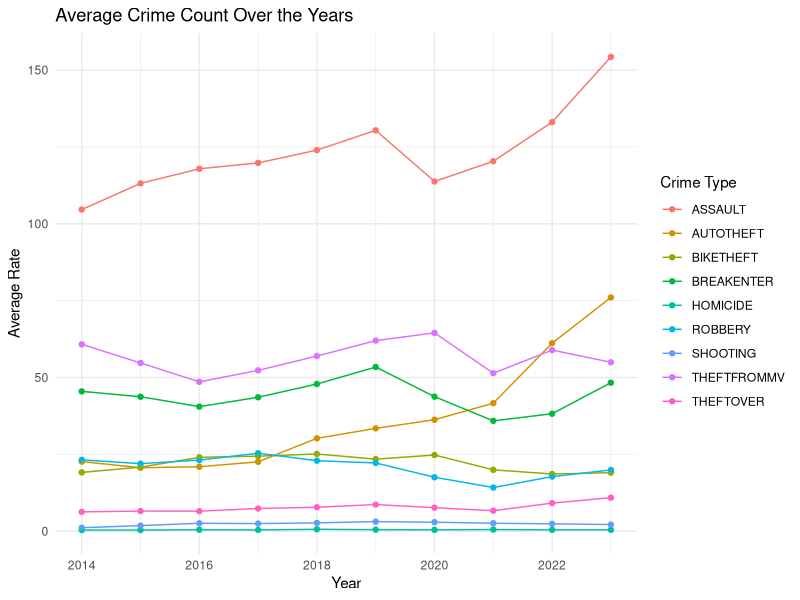
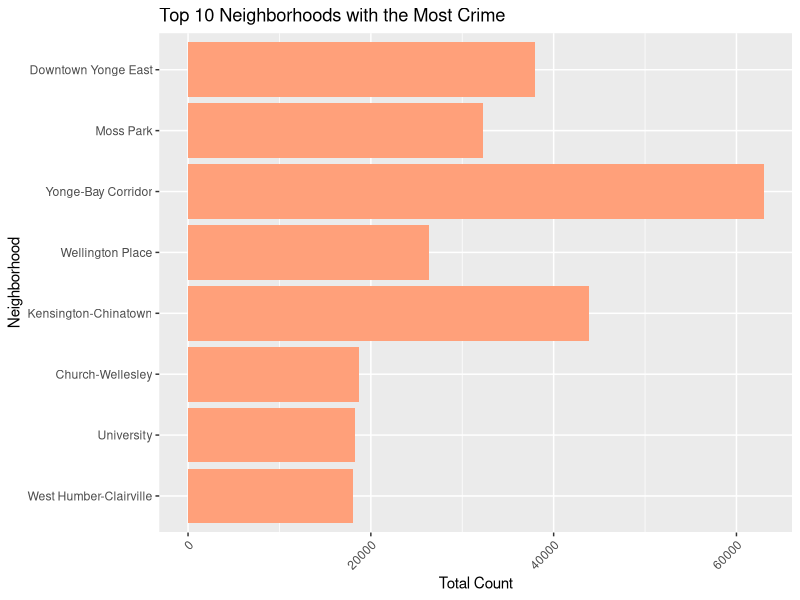

These figures' R source, in order:
## ---- chunk 1
#| include: false
#| warning: false
#| message: false

library(tidyverse) 
library(reshape2)
## ---- chunk 2
#| fig.cap: Average crime count by type over the years
#| echo: false
#| warning: false

# Scatter plot showing trend of crime types over the years

crime_type_averages <-
  read_csv(here::here("outputs/data/crime_type_averages.csv"))

ggplot(
  crime_type_averages,
  aes(
    x = as.numeric(Year),
    y = Average,
    color = Crime_Type,
    group = Crime_Type
  )
) +
  geom_point() +
  geom_line() +
  labs(
    title = "Average Crime Count Over the Years",
    x = "Year",
    y = "Average Rate",
    color = "Crime Type"
  ) +
  theme_minimal()
## ---- chunk 3
#| echo: false
#| eval: true
#| label: tfig-cap
#| fig-cap: "10 least safe neighborhoods by total crime count (2014-2023)"
#| warning: false

crime_data_cleaned_neighbourhood <-
  read_csv(here::here("outputs/data/crime_data_cleaned_neighbourhood.csv"))

# Sort data by Total_Count 
crime_data <-
  crime_data_cleaned_neighbourhood[order(crime_data_cleaned_neighbourhood$Total_Count, decreasing = TRUE),]

#10 neighborhoods with the most crime counts
top_10_most <- head(crime_data, 10)

# Bar plot for the top 10 neighborhoods with the most crime counts
ggplot(top_10_most, aes(x = reorder(AREA_NAME, Total_Count), y = Total_Count)) +
  geom_bar(stat = "identity", fill = "lightsalmon") +
  labs(title = "Top 10 Neighborhoods with the Most Crime",
       x = "Neighborhood",
       y = "Total Count") +
  theme(axis.text.x = element_text(angle = 45, hjust = 1)) +
  coord_flip()
